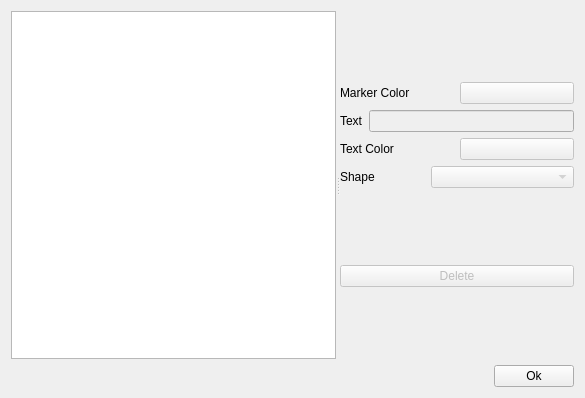
<?xml version="1.0" encoding="UTF-8"?>
<ui version="4.0">
 <class>ListMarkers</class>
 <widget class="QWidget" name="ListMarkers">
  <property name="windowModality">
   <enum>Qt::NonModal</enum>
  </property>
  <property name="geometry">
   <rect>
    <x>0</x>
    <y>0</y>
    <width>585</width>
    <height>398</height>
   </rect>
  </property>
  <property name="windowTitle">
   <string>List Markers</string>
  </property>
  <layout class="QVBoxLayout" name="verticalLayout">
   <item>
    <widget class="QSplitter" name="splitter">
     <property name="orientation">
      <enum>Qt::Horizontal</enum>
     </property>
     <widget class="QListWidget" name="markers_list_widget"/>
     <widget class="QWidget" name="widget" native="true">
      <layout class="QVBoxLayout" name="verticalLayout_3">
       <item>
        <layout class="QVBoxLayout" name="verticalLayout_2">
         <item>
          <layout class="QHBoxLayout" name="horizontalLayout_2">
           <item>
            <widget class="QLabel" name="label">
             <property name="text">
              <string>Marker Color</string>
             </property>
            </widget>
           </item>
           <item>
            <widget class="QPushButton" name="color_btn">
             <property name="enabled">
              <bool>false</bool>
             </property>
             <property name="text">
              <string/>
             </property>
            </widget>
           </item>
          </layout>
         </item>
         <item>
          <layout class="QHBoxLayout" name="horizontalLayout_3">
           <item>
            <widget class="QLabel" name="label_2">
             <property name="text">
              <string>Text</string>
             </property>
            </widget>
           </item>
           <item>
            <widget class="QLineEdit" name="text_field">
             <property name="enabled">
              <bool>false</bool>
             </property>
            </widget>
           </item>
          </layout>
         </item>
         <item>
          <layout class="QHBoxLayout" name="horizontalLayout_5">
           <item>
            <widget class="QLabel" name="label_4">
             <property name="text">
              <string>Text Color</string>
             </property>
            </widget>
           </item>
           <item>
            <widget class="QPushButton" name="text_color_btn">
             <property name="enabled">
              <bool>false</bool>
             </property>
             <property name="text">
              <string/>
             </property>
            </widget>
           </item>
          </layout>
         </item>
         <item>
          <layout class="QHBoxLayout" name="horizontalLayout_4">
           <item>
            <widget class="QLabel" name="label_3">
             <property name="text">
              <string>Shape</string>
             </property>
            </widget>
           </item>
           <item>
            <widget class="QComboBox" name="shape_combo">
             <property name="enabled">
              <bool>false</bool>
             </property>
             <property name="placeholderText">
              <string>Not implemented yet</string>
             </property>
            </widget>
           </item>
          </layout>
         </item>
        </layout>
       </item>
       <item>
        <widget class="QPushButton" name="delete_marker_btn">
         <property name="enabled">
          <bool>false</bool>
         </property>
         <property name="text">
          <string>Delete</string>
         </property>
        </widget>
       </item>
      </layout>
     </widget>
    </widget>
   </item>
   <item>
    <layout class="QHBoxLayout" name="horizontalLayout">
     <item>
      <spacer name="horizontalSpacer">
       <property name="orientation">
        <enum>Qt::Horizontal</enum>
       </property>
       <property name="sizeHint" stdset="0">
        <size>
         <width>40</width>
         <height>20</height>
        </size>
       </property>
      </spacer>
     </item>
     <item>
      <widget class="QPushButton" name="ok_btn">
       <property name="sizePolicy">
        <sizepolicy hsizetype="Minimum" vsizetype="Maximum">
         <horstretch>0</horstretch>
         <verstretch>0</verstretch>
        </sizepolicy>
       </property>
       <property name="text">
        <string>Ok</string>
       </property>
      </widget>
     </item>
    </layout>
   </item>
  </layout>
 </widget>
 <resources/>
 <connections/>
</ui>
